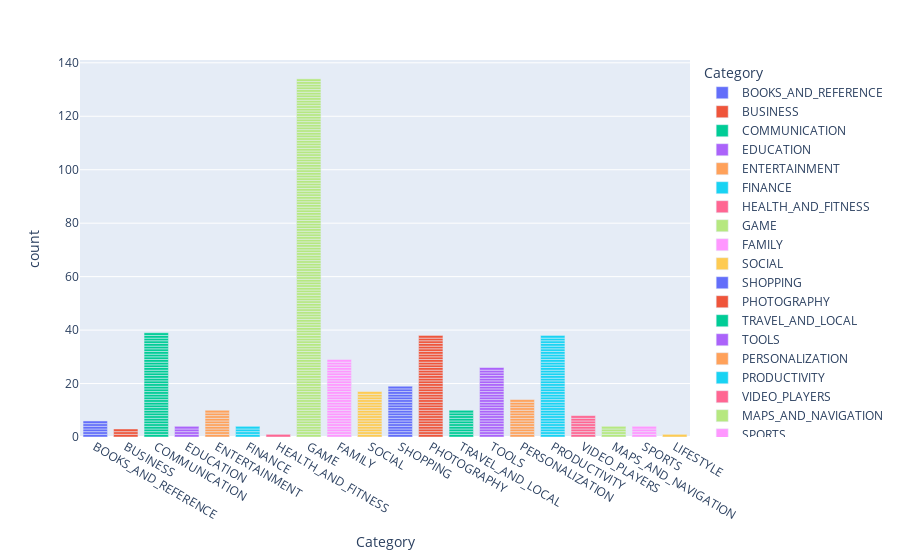

Here is the notebook cell this chart was saved with:
### Code cell
fig=px.bar(popular_app,x='Category',color='Category',hover_name='App')
fig.show()

### Figure 1 — Plotly figure (JSON) as saved in the notebook; plotly's stock layout.template omitted (floating-point values rounded to 4 significant figures; data arrays with more than 128 entries replaced by an {"elided": "..."} marker saying what was removed)
{"data": [{"alignmentgroup": "True", "hovertemplate": "<b>%{hovertext}</b><br><br>Category=%{x}<br>count=%{y}<extra></extra>", "hovertext": ["Wattpad 📖 Free Books", "Amazon Kindle", "Bible", "Amazon Kindle", "Wattpad 📖 Free Books", "Audiobooks from Audible"], "legendgroup": "BOOKS_AND_REFERENCE", "marker": {"color": "#636efa", "pattern": {"shape": ""}}, "name": "BOOKS_AND_REFERENCE", "offsetgroup": "BOOKS_AND_REFERENCE", "orientation": "v", "showlegend": true, "textposition": "auto", "type": "bar", "x": ["BOOKS_AND_REFERENCE", "BOOKS_AND_REFERENCE", "BOOKS_AND_REFERENCE", "BOOKS_AND_REFERENCE", "BOOKS_AND_REFERENCE", "BOOKS_AND_REFERENCE"], "xaxis": "x", "y": [1, 1, 1, 1, 1, 1], "yaxis": "y"}, {"alignmentgroup": "True", "hovertemplate": "<b>%{hovertext}</b><br><br>Category=%{x}<br>count=%{y}<extra></extra>", "hovertext": ["OfficeSuite : Free Office + PDF Editor", "OfficeSuite : Free Office + PDF Editor", "File Commander - File Manager/Explorer"], "legendgroup": "BUSINESS", "marker": {"color": "#EF553B", "pattern": {"shape": ""}}, "name": "BUSINESS", "offsetgroup": "BUSINESS", "orientation": "v", "showlegend": true, "textposition": "auto", "type": "bar", "x": ["BUSINESS", "BUSINESS", "BUSINESS"], "xaxis": "x", "y": [1, 1, 1], "yaxis": "y"}, {"alignmentgroup": "True", "hovertemplate": "<b>%{hovertext}</b><br><br>Category=%{x}<br>count=%{y}<extra></extra>", "hovertext": ["Messenger Lite: Free Calls & Messages", "Firefox Browser fast & private", "Yahoo Mail – Stay Organized", "imo beta free calls and text", "Opera Mini - fast web browser", "Opera Browser: Fast and Secure", "Who", "WeChat", "UC Browser Mini -Tiny Fast Private & Secure", "Android Messages", "Telegram", "WeChat", "Telegram", "Who", "GO SMS Pro - Messenger, Free Themes, Emoji", "Android Messages", "BBM - Free Calls & Messages", "KakaoTalk: Free Calls & Text", "Firefox Browser fast & private", "Opera Browser: Fast and Secure", "Opera Mini - fast web browser", "UC Browser Mini -Tiny Fast Private & Secure", "Truecaller: Caller ID, SMS spam blocking & Dialer", "Yahoo Mail – Stay Organized", "WeChat", "KakaoTalk: Free Calls & Text", "Firefox Browser fast & private", "Messenger Lite: Free Calls & Messages", "imo beta free calls and text", "Kik", "KakaoTalk: Free Calls & Text", "Opera Mini - fast web browser", "Opera Browser: Fast and Secure", "Telegram", "Truecaller: Caller ID, SMS spam blocking & Dialer", "UC Browser Mini -Tiny Fast Private & Secure", "WeChat", "Yahoo Mail – Stay Organized", "BBM - Free Calls & Messages"], "legendgroup": "COMMUNICATION", "marker": {"color": "#00cc96", "pattern": {"shape": ""}}, "name": "COMMUNICATION", "offsetgroup": "COMMUNICATION", "orientation": "v", "showlegend": true, "textposition": "auto", "type": "bar", "x": ["COMMUNICATION", "COMMUNICATION", "COMMUNICATION", "COMMUNICATION", "COMMUNICATION", "COMMUNICATION", "COMMUNICATION", "COMMUNICATION", "COMMUNICATION", "COMMUNICATION", "COMMUNICATION", "COMMUNICATION", "COMMUNICATION", "COMMUNICATION", "COMMUNICATION", "COMMUNICATION", "COMMUNICATION", "COMMUNICATION", "COMMUNICATION", "COMMUNICATION", "COMMUNICATION", "COMMUNICATION", "COMMUNICATION", "COMMUNICATION", "COMMUNICATION", "COMMUNICATION", "COMMUNICATION", "COMMUNICATION", "COMMUNICATION", "COMMUNICATION", "COMMUNICATION", "COMMUNICATION", "COMMUNICATION", "COMMUNICATION", "COMMUNICATION", "COMMUNICATION", "COMMUNICATION", "COMMUNICATION", "COMMUNICATION"], "xaxis": "x", "y": [1, 1, 1, 1, 1, 1, 1, 1, 1, 1, 1, 1, 1, 1, 1, 1, 1, 1, 1, 1, 1, 1, 1, 1, 1, 1, 1, 1, 1, 1, 1, 1, 1, 1, 1, 1, 1, 1, 1], "yaxis": "y"}, {"alignmentgroup": "True", "hovertemplate": "<b>%{hovertext}</b><br><br>Category=%{x}<br>count=%{y}<extra></extra>", "hovertext": ["Duolingo: Learn Languages Free", "Duolingo: Learn Languages Free", "Duolingo: Learn Languages Free", "Duolingo: Learn Languages Free"], "legendgroup": "EDUCATION", "marker": {"color": "#ab63fa", "pattern": {"shape": ""}}, "name": "EDUCATION", "offsetgroup": "EDUCATION", "orientation": "v", "showlegend": true, "textposition": "auto", "type": "bar", "x": ["EDUCATION", "EDUCATION", "EDUCATION", "EDUCATION"], "xaxis": "x", "y": [1, 1, 1, 1], "yaxis": "y"}, {"alignmentgroup": "True", "hovertemplate": "<b>%{hovertext}</b><br><br>Category=%{x}<br>count=%{y}<extra></extra>", "hovertext": ["Netflix", "Hotstar", "Talking Angela", "IMDb Movies & TV", "Talking Ben the Dog", "IMDb Movies & TV", "Netflix", "IMDb Movies & TV", "Netflix", "Netflix"], "legendgroup": "ENTERTAINMENT", "marker": {"color": "#FFA15A", "pattern": {"shape": ""}}, "name": "ENTERTAINMENT", "offsetgroup": "ENTERTAINMENT", "orientation": "v", "showlegend": true, "textposition": "auto", "type": "bar", "x": ["ENTERTAINMENT", "ENTERTAINMENT", "ENTERTAINMENT", "ENTERTAINMENT", "ENTERTAINMENT", "ENTERTAINMENT", "ENTERTAINMENT", "ENTERTAINMENT", "ENTERTAINMENT", "ENTERTAINMENT"], "xaxis": "x", "y": [1, 1, 1, 1, 1, 1, 1, 1, 1, 1], "yaxis": "y"}, {"alignmentgroup": "True", "hovertemplate": "<b>%{hovertext}</b><br><br>Category=%{x}<br>count=%{y}<extra></extra>", "hovertext": ["Google Pay", "Google Pay", "Google Pay", "Google Pay"], "legendgroup": "FINANCE", "marker": {"color": "#19d3f3", "pattern": {"shape": ""}}, "name": "FINANCE", "offsetgroup": "FINANCE", "orientation": "v", "showlegend": true, "textposition": "auto", "type": "bar", "x": ["FINANCE", "FINANCE", "FINANCE", "FINANCE"], "xaxis": "x", "y": [1, 1, 1, 1], "yaxis": "y"}, {"alignmentgroup": "True", "hovertemplate": "<b>%{hovertext}</b><br><br>Category=%{x}<br>count=%{y}<extra></extra>", "hovertext": ["Period Tracker - Period Calendar Ovulation Tracker"], "legendgroup": "HEALTH_AND_FITNESS", "marker": {"color": "#FF6692", "pattern": {"shape": ""}}, "name": "HEALTH_AND_FITNESS", "offsetgroup": "HEALTH_AND_FITNESS", "orientation": "v", "showlegend": true, "textposition": "auto", "type": "bar", "x": ["HEALTH_AND_FITNESS"], "xaxis": "x", "y": [1], "yaxis": "y"}, {"alignmentgroup": "True", "hovertemplate": "<b>%{hovertext}</b><br><br>Category=%{x}<br>count=%{y}<extra></extra>", "hovertext": {"elided": "134 str values"}, "legendgroup": "GAME", "marker": {"color": "#B6E880", "pattern": {"shape": ""}}, "name": "GAME", "offsetgroup": "GAME", "orientation": "v", "showlegend": true, "textposition": "auto", "type": "bar", "x": {"elided": "134 str values"}, "xaxis": "x", "y": {"elided": "134 int values"}, "yaxis": "y"}, {"alignmentgroup": "True", "hovertemplate": "<b>%{hovertext}</b><br><br>Category=%{x}<br>count=%{y}<extra></extra>", "hovertext": ["ROBLOX", "Minion Rush: Despicable Me Official Game", "Duolingo: Learn Languages Free", "ROBLOX", "Minion Rush: Despicable Me Official Game", "ROBLOX", "Duolingo: Learn Languages Free", "Netflix", "My Talking Angela", "Flow Free", "Hay Day", "Clash of Clans", "Clash Royale", "Minion Rush: Despicable Me Official Game", "Plants vs. Zombies FREE", "Talking Tom Cat 2", "Talking Ben the Dog", "Talking Ginger", "Where's My Water? Free", "Talking Tom Cat", "Cut the Rope FULL FREE", "Tom Loves Angela", "ROBLOX", "Talking Tom & Ben News", "Angry Birds 2", "Bitmoji – Your Personal Emoji", "Bubble Witch 2 Saga", "Duolingo: Learn Languages Free", "Farm Heroes Saga"], "legendgroup": "FAMILY", "marker": {"color": "#FF97FF", "pattern": {"shape": ""}}, "name": "FAMILY", "offsetgroup": "FAMILY", "orientation": "v", "showlegend": true, "textposition": "auto", "type": "bar", "x": ["FAMILY", "FAMILY", "FAMILY", "FAMILY", "FAMILY", "FAMILY", "FAMILY", "FAMILY", "FAMILY", "FAMILY", "FAMILY", "FAMILY", "FAMILY", "FAMILY", "FAMILY", "FAMILY", "FAMILY", "FAMILY", "FAMILY", "FAMILY", "FAMILY", "FAMILY", "FAMILY", "FAMILY", "FAMILY", "FAMILY", "FAMILY", "FAMILY", "FAMILY"], "xaxis": "x", "y": [1, 1, 1, 1, 1, 1, 1, 1, 1, 1, 1, 1, 1, 1, 1, 1, 1, 1, 1, 1, 1, 1, 1, 1, 1, 1, 1, 1, 1], "yaxis": "y"}, {"alignmentgroup": "True", "hovertemplate": "<b>%{hovertext}</b><br><br>Category=%{x}<br>count=%{y}<extra></extra>", "hovertext": ["Tumblr", "Pinterest", "LinkedIn", "Badoo - Free Chat & Dating App", "Tango - Live Video Broadcast", "Tumblr", "Pinterest", "LinkedIn", "Tango - Live Video Broadcast", "Badoo - Free Chat & Dating App", "Badoo - Free Chat & Dating App", "Tik Tok - including musical.ly", "BIGO LIVE - Live Stream", "Pinterest", "Tumblr", "VK", "Badoo - Free Chat & Dating App"], "legendgroup": "SOCIAL", "marker": {"color": "#FECB52", "pattern": {"shape": ""}}, "name": "SOCIAL", "offsetgroup": "SOCIAL", "orientation": "v", "showlegend": true, "textposition": "auto", "type": "bar", "x": ["SOCIAL", "SOCIAL", "SOCIAL", "SOCIAL", "SOCIAL", "SOCIAL", "SOCIAL", "SOCIAL", "SOCIAL", "SOCIAL", "SOCIAL", "SOCIAL", "SOCIAL", "SOCIAL", "SOCIAL", "SOCIAL", "SOCIAL"], "xaxis": "x", "y": [1, 1, 1, 1, 1, 1, 1, 1, 1, 1, 1, 1, 1, 1, 1, 1, 1], "yaxis": "y"}, {"alignmentgroup": "True", "hovertemplate": "<b>%{hovertext}</b><br><br>Category=%{x}<br>count=%{y}<extra></extra>", "hovertext": ["Wish - Shopping Made Fun", "AliExpress - Smarter Shopping, Better Living", "eBay: Buy & Sell this Summer - Discover Deals Now!", "Amazon Shopping", "Flipkart Online Shopping App", "Wish - Shopping Made Fun", "eBay: Buy & Sell this Summer - Discover Deals Now!", "Wish - Shopping Made Fun", "AliExpress - Smarter Shopping, Better Living", "Amazon Shopping", "eBay: Buy & Sell this Summer - Discover Deals Now!", "eBay: Buy & Sell this Summer - Discover Deals Now!", "AliExpress - Smarter Shopping, Better Living", "Wish - Shopping Made Fun", "Amazon Shopping", "eBay: Buy & Sell this Summer - Discover Deals Now!", "AliExpress - Smarter Shopping, Better Living", "Flipkart Online Shopping App", "Wish - Shopping Made Fun"], "legendgroup": "SHOPPING", "marker": {"color": "#636efa", "pattern": {"shape": ""}}, "name": "SHOPPING", "offsetgroup": "SHOPPING", "orientation": "v", "showlegend": true, "textposition": "auto", "type": "bar", "x": ["SHOPPING", "SHOPPING", "SHOPPING", "SHOPPING", "SHOPPING", "SHOPPING", "SHOPPING", "SHOPPING", "SHOPPING", "SHOPPING", "SHOPPING", "SHOPPING", "SHOPPING", "SHOPPING", "SHOPPING", "SHOPPING", "SHOPPING", "SHOPPING", "SHOPPING"], "xaxis": "x", "y": [1, 1, 1, 1, 1, 1, 1, 1, 1, 1, 1, 1, 1, 1, 1, 1, 1, 1, 1], "yaxis": "y"}, {"alignmentgroup": "True", "hovertemplate": "<b>%{hovertext}</b><br><br>Category=%{x}<br>count=%{y}<extra></extra>", "hovertext": ["B612 - Beauty & Filter Camera", "YouCam Makeup - Magic Selfie Makeovers", "BeautyPlus - Easy Photo Editor & Selfie Camera", "Sweet Selfie - selfie camera, beauty cam, photo edit", "YouCam Perfect - Selfie Photo Editor", "B612 - Beauty & Filter Camera", "BeautyPlus - Easy Photo Editor & Selfie Camera", "Cymera Camera- Photo Editor, Filter,Collage,Layout", "YouCam Perfect - Selfie Photo Editor", "LINE Camera - Photo editor", "Candy Camera - selfie, beauty camera, photo editor", "Camera360: Selfie Photo Editor with Funny Sticker", "Photo Editor Pro", "Cymera Camera- Photo Editor, Filter,Collage,Layout", "Retrica", "Candy Camera - selfie, beauty camera, photo editor", "Camera360: Selfie Photo Editor with Funny Sticker", "Photo Editor Pro", "YouCam Makeup - Magic Selfie Makeovers", "Cymera Camera- Photo Editor, Filter,Collage,Layout", "BeautyPlus - Easy Photo Editor & Selfie Camera", "PicsArt Photo Studio: Collage Maker & Pic Editor", "Photo Collage Editor", "Z Camera - Photo Editor, Beauty Selfie, Collage", "PhotoGrid: Video & Pic Collage Maker, Photo Editor", "Candy Camera - selfie, beauty camera, photo editor", "YouCam Perfect - Selfie Photo Editor", "Camera360: Selfie Photo Editor with Funny Sticker", "BeautyPlus - Easy Photo Editor & Selfie Camera", "B612 - Beauty & Filter Camera", "PicsArt Photo Studio: Collage Maker & Pic Editor", "S Photo Editor - Collage Maker , Photo Collage", "Z Camera - Photo Editor, Beauty Selfie, Collage", "AR effect", "BeautyPlus - Easy Photo Editor & Selfie Camera", "Cymera Camera- Photo Editor, Filter,Collage,Layout", "LINE Camera - Photo editor", "Photo Editor Collage Maker Pro"], "legendgroup": "PHOTOGRAPHY", "marker": {"color": "#EF553B", "pattern": {"shape": ""}}, "name": "PHOTOGRAPHY", "offsetgroup": "PHOTOGRAPHY", "orientation": "v", "showlegend": true, "textposition": "auto", "type": "bar", "x": ["PHOTOGRAPHY", "PHOTOGRAPHY", "PHOTOGRAPHY", "PHOTOGRAPHY", "PHOTOGRAPHY", "PHOTOGRAPHY", "PHOTOGRAPHY", "PHOTOGRAPHY", "PHOTOGRAPHY", "PHOTOGRAPHY", "PHOTOGRAPHY", "PHOTOGRAPHY", "PHOTOGRAPHY", "PHOTOGRAPHY", "PHOTOGRAPHY", "PHOTOGRAPHY", "PHOTOGRAPHY", "PHOTOGRAPHY", "PHOTOGRAPHY", "PHOTOGRAPHY", "PHOTOGRAPHY", "PHOTOGRAPHY", "PHOTOGRAPHY", "PHOTOGRAPHY", "PHOTOGRAPHY", "PHOTOGRAPHY", "PHOTOGRAPHY", "PHOTOGRAPHY", "PHOTOGRAPHY", "PHOTOGRAPHY", "PHOTOGRAPHY", "PHOTOGRAPHY", "PHOTOGRAPHY", "PHOTOGRAPHY", "PHOTOGRAPHY", "PHOTOGRAPHY", "PHOTOGRAPHY", "PHOTOGRAPHY"], "xaxis": "x", "y": [1, 1, 1, 1, 1, 1, 1, 1, 1, 1, 1, 1, 1, 1, 1, 1, 1, 1, 1, 1, 1, 1, 1, 1, 1, 1, 1, 1, 1, 1, 1, 1, 1, 1, 1, 1, 1, 1], "yaxis": "y"}, {"alignmentgroup": "True", "hovertemplate": "<b>%{hovertext}</b><br><br>Category=%{x}<br>count=%{y}<extra></extra>", "hovertext": ["Booking.com Travel Deals", "TripAdvisor Hotels Flights Restaurants Attractions", "Google Earth", "TripAdvisor Hotels Flights Restaurants Attractions", "Booking.com Travel Deals", "TripAdvisor Hotels Flights Restaurants Attractions", "Booking.com Travel Deals", "TripAdvisor Hotels Flights Restaurants Attractions", "TripAdvisor Hotels Flights Restaurants Attractions", "Google Earth"], "legendgroup": "TRAVEL_AND_LOCAL", "marker": {"color": "#00cc96", "pattern": {"shape": ""}}, "name": "TRAVEL_AND_LOCAL", "offsetgroup": "TRAVEL_AND_LOCAL", "orientation": "v", "showlegend": true, "textposition": "auto", "type": "bar", "x": ["TRAVEL_AND_LOCAL", "TRAVEL_AND_LOCAL", "TRAVEL_AND_LOCAL", "TRAVEL_AND_LOCAL", "TRAVEL_AND_LOCAL", "TRAVEL_AND_LOCAL", "TRAVEL_AND_LOCAL", "TRAVEL_AND_LOCAL", "TRAVEL_AND_LOCAL", "TRAVEL_AND_LOCAL"], "xaxis": "x", "y": [1, 1, 1, 1, 1, 1, 1, 1, 1, 1], "yaxis": "y"}, {"alignmentgroup": "True", "hovertemplate": "<b>%{hovertext}</b><br><br>Category=%{x}<br>count=%{y}<extra></extra>", "hovertext": ["Cache Cleaner-DU Speed Booster (booster & cleaner)", "Calculator", "Device Help", "Account Manager", "Samsung Calculator", "Google Korean Input", "Share Music & Transfer Files - Xender", "Tiny Flashlight + LED", "GO Keyboard - Cute Emojis, Themes and GIFs", "Speedtest by Ookla", "CM Locker - Security Lockscreen", "Applock", "Lookout Security & Antivirus", "Google Now Launcher", "360 Security - Free Antivirus, Booster, Cleaner", "Samsung Smart Switch Mobile", "Share Music & Transfer Files - Xender", "Avast Mobile Security 2018 - Antivirus & App Lock", "AppLock", "AVG AntiVirus 2018 for Android Security", "CM Locker - Security Lockscreen", "Battery Doctor-Battery Life Saver & Battery Cooler", "Automatic Call Recorder", "Anti-virus Dr.Web Light", "Cache Cleaner-DU Speed Booster (booster & cleaner)", "DU Battery Saver - Battery Charger & Battery Life"], "legendgroup": "TOOLS", "marker": {"color": "#ab63fa", "pattern": {"shape": ""}}, "name": "TOOLS", "offsetgroup": "TOOLS", "orientation": "v", "showlegend": true, "textposition": "auto", "type": "bar", "x": ["TOOLS", "TOOLS", "TOOLS", "TOOLS", "TOOLS", "TOOLS", "TOOLS", "TOOLS", "TOOLS", "TOOLS", "TOOLS", "TOOLS", "TOOLS", "TOOLS", "TOOLS", "TOOLS", "TOOLS", "TOOLS", "TOOLS", "TOOLS", "TOOLS", "TOOLS", "TOOLS", "TOOLS", "TOOLS", "TOOLS"], "xaxis": "x", "y": [1, 1, 1, 1, 1, 1, 1, 1, 1, 1, 1, 1, 1, 1, 1, 1, 1, 1, 1, 1, 1, 1, 1, 1, 1, 1], "yaxis": "y"}, {"alignmentgroup": "True", "hovertemplate": "<b>%{hovertext}</b><br><br>Category=%{x}<br>count=%{y}<extra></extra>", "hovertext": ["ZEDGE™ Ringtones & Wallpapers", "CM Launcher 3D - Theme, Wallpapers, Efficient", "APUS Launcher - Theme, Wallpaper, Hide Apps", "Hola Launcher- Theme,Wallpaper", "ZEDGE™ Ringtones & Wallpapers", "ZEDGE™ Ringtones & Wallpapers", "Backgrounds HD (Wallpapers)", "GO Keyboard - Emoticon keyboard, Free Theme, GIF", "ZEDGE™ Ringtones & Wallpapers", "Parallel Space - Multiple accounts & Two face", "GO Keyboard - Emoticon keyboard, Free Theme, GIF", "GO Launcher - 3D parallax Themes & HD Wallpapers", "Backgrounds HD (Wallpapers)", "CM Launcher 3D - Theme, Wallpapers, Efficient"], "legendgroup": "PERSONALIZATION", "marker": {"color": "#FFA15A", "pattern": {"shape": ""}}, "name": "PERSONALIZATION", "offsetgroup": "PERSONALIZATION", "orientation": "v", "showlegend": true, "textposition": "auto", "type": "bar", "x": ["PERSONALIZATION", "PERSONALIZATION", "PERSONALIZATION", "PERSONALIZATION", "PERSONALIZATION", "PERSONALIZATION", "PERSONALIZATION", "PERSONALIZATION", "PERSONALIZATION", "PERSONALIZATION", "PERSONALIZATION", "PERSONALIZATION", "PERSONALIZATION", "PERSONALIZATION"], "xaxis": "x", "y": [1, 1, 1, 1, 1, 1, 1, 1, 1, 1, 1, 1, 1, 1], "yaxis": "y"}, {"alignmentgroup": "True", "hovertemplate": "<b>%{hovertext}</b><br><br>Category=%{x}<br>count=%{y}<extra></extra>", "hovertext": ["Adobe Acrobat Reader", "Microsoft Outlook", "Microsoft Excel", "Microsoft OneDrive", "Microsoft OneNote", "Google Keep", "ES File Explorer File Manager", "Google Docs", "Evernote – Organizer, Planner for Notes & Memos", "Microsoft PowerPoint", "Samsung Notes", "SwiftKey Keyboard", "Google Keep", "Evernote – Organizer, Planner for Notes & Memos", "ES File Explorer File Manager", "Adobe Acrobat Reader", "Google Sheets", "Microsoft Excel", "Google Docs", "Microsoft PowerPoint", "WPS Office - Word, Docs, PDF, Note, Slide & Sheet", "Microsoft OneNote", "Google Slides", "ColorNote Notepad Notes", "Google Keep", "Evernote – Organizer, Planner for Notes & Memos", "Microsoft OneNote", "Microsoft OneDrive", "Adobe Acrobat Reader", "ES File Explorer File Manager", "Evernote – Organizer, Planner for Notes & Memos", "Microsoft Outlook", "WPS Office - Word, Docs, PDF, Note, Slide & Sheet", "CamScanner - Phone PDF Creator", "Google Sheets", "Google Docs", "Google Keep", "ColorNote Notepad Notes"], "legendgroup": "PRODUCTIVITY", "marker": {"color": "#19d3f3", "pattern": {"shape": ""}}, "name": "PRODUCTIVITY", "offsetgroup": "PRODUCTIVITY", "orientation": "v", "showlegend": true, "textposition": "auto", "type": "bar", "x": ["PRODUCTIVITY", "PRODUCTIVITY", "PRODUCTIVITY", "PRODUCTIVITY", "PRODUCTIVITY", "PRODUCTIVITY", "PRODUCTIVITY", "PRODUCTIVITY", "PRODUCTIVITY", "PRODUCTIVITY", "PRODUCTIVITY", "PRODUCTIVITY", "PRODUCTIVITY", "PRODUCTIVITY", "PRODUCTIVITY", "PRODUCTIVITY", "PRODUCTIVITY", "PRODUCTIVITY", "PRODUCTIVITY", "PRODUCTIVITY", "PRODUCTIVITY", "PRODUCTIVITY", "PRODUCTIVITY", "PRODUCTIVITY", "PRODUCTIVITY", "PRODUCTIVITY", "PRODUCTIVITY", "PRODUCTIVITY", "PRODUCTIVITY", "PRODUCTIVITY", "PRODUCTIVITY", "PRODUCTIVITY", "PRODUCTIVITY", "PRODUCTIVITY", "PRODUCTIVITY", "PRODUCTIVITY", "PRODUCTIVITY", "PRODUCTIVITY"], "xaxis": "x", "y": [1, 1, 1, 1, 1, 1, 1, 1, 1, 1, 1, 1, 1, 1, 1, 1, 1, 1, 1, 1, 1, 1, 1, 1, 1, 1, 1, 1, 1, 1, 1, 1, 1, 1, 1, 1, 1, 1], "yaxis": "y"}, {"alignmentgroup": "True", "hovertemplate": "<b>%{hovertext}</b><br><br>Category=%{x}<br>count=%{y}<extra></extra>", "hovertext": ["Motorola FM Radio", "Motorola Gallery", "VLC for Android", "Dubsmash", "VLC for Android", "VivaVideo - Video Editor & Photo Movie", "VideoShow-Video Editor, Video Maker, Beauty Camera", "Motorola FM Radio"], "legendgroup": "VIDEO_PLAYERS", "marker": {"color": "#FF6692", "pattern": {"shape": ""}}, "name": "VIDEO_PLAYERS", "offsetgroup": "VIDEO_PLAYERS", "orientation": "v", "showlegend": true, "textposition": "auto", "type": "bar", "x": ["VIDEO_PLAYERS", "VIDEO_PLAYERS", "VIDEO_PLAYERS", "VIDEO_PLAYERS", "VIDEO_PLAYERS", "VIDEO_PLAYERS", "VIDEO_PLAYERS", "VIDEO_PLAYERS"], "xaxis": "x", "y": [1, 1, 1, 1, 1, 1, 1, 1], "yaxis": "y"}, {"alignmentgroup": "True", "hovertemplate": "<b>%{hovertext}</b><br><br>Category=%{x}<br>count=%{y}<extra></extra>", "hovertext": ["Waze - GPS, Maps, Traffic Alerts & Live Navigation", "Uber", "Uber", "Waze - GPS, Maps, Traffic Alerts & Live Navigation"], "legendgroup": "MAPS_AND_NAVIGATION", "marker": {"color": "#B6E880", "pattern": {"shape": ""}}, "name": "MAPS_AND_NAVIGATION", "offsetgroup": "MAPS_AND_NAVIGATION", "orientation": "v", "showlegend": true, "textposition": "auto", "type": "bar", "x": ["MAPS_AND_NAVIGATION", "MAPS_AND_NAVIGATION", "MAPS_AND_NAVIGATION", "MAPS_AND_NAVIGATION"], "xaxis": "x", "y": [1, 1, 1, 1], "yaxis": "y"}, {"alignmentgroup": "True", "hovertemplate": "<b>%{hovertext}</b><br><br>Category=%{x}<br>count=%{y}<extra></extra>", "hovertext": ["8 Ball Pool", "3D Bowling", "Dream League Soccer 2018", "FIFA Soccer"], "legendgroup": "SPORTS", "marker": {"color": "#FF97FF", "pattern": {"shape": ""}}, "name": "SPORTS", "offsetgroup": "SPORTS", "orientation": "v", "showlegend": true, "textposition": "auto", "type": "bar", "x": ["SPORTS", "SPORTS", "SPORTS", "SPORTS"], "xaxis": "x", "y": [1, 1, 1, 1], "yaxis": "y"}, {"alignmentgroup": "True", "hovertemplate": "<b>%{hovertext}</b><br><br>Category=%{x}<br>count=%{y}<extra></extra>", "hovertext": ["Tinder"], "legendgroup": "LIFESTYLE", "marker": {"color": "#FECB52", "pattern": {"shape": ""}}, "name": "LIFESTYLE", "offsetgroup": "LIFESTYLE", "orientation": "v", "showlegend": true, "textposition": "auto", "type": "bar", "x": ["LIFESTYLE"], "xaxis": "x", "y": [1], "yaxis": "y"}], "layout": {"barmode": "relative", "legend": {"title": {"text": "Category"}, "tracegroupgap": 0}, "margin": {"t": 60}, "xaxis": {"anchor": "y", "categoryarray": ["BOOKS_AND_REFERENCE", "BUSINESS", "COMMUNICATION", "EDUCATION", "ENTERTAINMENT", "FINANCE", "HEALTH_AND_FITNESS", "GAME", "FAMILY", "SOCIAL", "SHOPPING", "PHOTOGRAPHY", "TRAVEL_AND_LOCAL", "TOOLS", "PERSONALIZATION", "PRODUCTIVITY", "VIDEO_PLAYERS", "MAPS_AND_NAVIGATION", "SPORTS", "LIFESTYLE"], "categoryorder": "array", "domain": [0, 1], "title": {"text": "Category"}}, "yaxis": {"anchor": "x", "domain": [0, 1], "title": {"text": "count"}}}}
